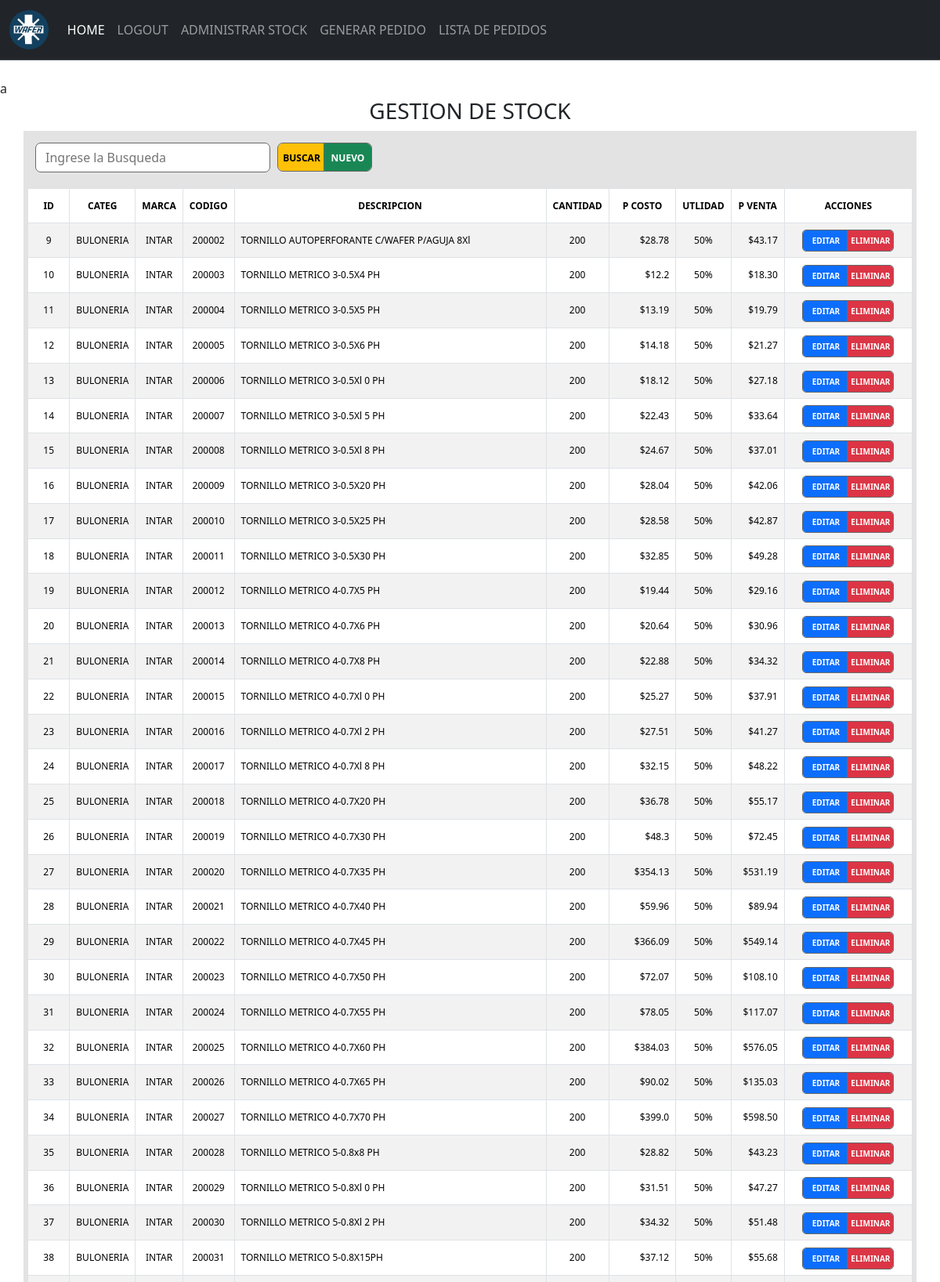
/stock/ (signed in, upper part), run on the app's committed database.
### stock/models.py (models this page shows, shortened)
class Producto(models.Model):
    categoria = models.ForeignKey(Categorias, on_delete=models.CASCADE)
    marca = models.ForeignKey(Marcas, on_delete=models.CASCADE)
    codigo = models.IntegerField()
    descripcion = models.CharField(max_length = 150)
    cantidad = models.IntegerField()
    precioCosto = models.FloatField(default=0.0)
    utilidad = models.ForeignKey(Utilidad, on_delete=models.CASCADE)
    precioPublico= models.FloatField(default=0.0)

class Categorias (models.Model):
    catNom = models.CharField(max_length = 50)
    catDescripcion= models.CharField(max_length=100)

class Marcas(models.Model):
    marcaNom = models.CharField(max_length = 50)
    marcaDescripcion= models.CharField(max_length=100)

class Utilidad(models.Model):
    utilValor = models.FloatField()
    utilDescripcion = models.CharField(max_length = 100)

### stock/views.py (the view)
# urls.py: path('',include('stock.urls')),
@login_required
def stock(request):
    form = ProductoBusqueda()
    if request.method == 'GET':
        print('va el GET')
        productos = Producto.objects.all()
        for producto in productos:
            producto.precioPublico= floatformat(producto.precioCosto*producto.utilidad.utilValor,2)
        return render(request, 'stock.html', {
            'form': form,
            'productos': productos
            })

### stock/forms.py
class ProductoBusqueda(forms.Form):
    descripcion = forms.CharField(
        max_length=50,
        label= '',
        widget=forms.TextInput(attrs={'class': 'form-control-outline','style': 'width: 300px;','placeholder':'Ingrese la Busqueda'})
    )

### stock/context_processor.py (called while the page is built)
def total_carrito(request):
    total = 0
    if request.user.is_authenticated:
        if "carrito" in request.session.keys():
            for key, value in request.session["carrito"].items():
                total += float(value["acumulado"])
    total = round(total, 2)
    return {"total_carrito": total}

### stock/templates/stock.html (shortened to what this page needs)
{% extends 'base.html' %} {% block content %} {% load static %}
<link rel="stylesheet" href="{% static '/css/stock.css' %}"> a
<div class="container">
    <div class="row">
        <div class="col-12 align-self-center">
            <h3>GESTION DE STOCK</h3>
        </div>
    </div>
    <div class="row">
        <div class="col-md-6 d-flex align-items-center" style="background-color:  #e3e3e3; padding: 5px;">
            <form class="d-flex align-items-center" method="post" action="{% url 'buscar' %}" style="padding: 5px;">
                <div class="d-flex align-items-center justify-content-center" style="padding: 5px;">
                    {{ form }}
                </div>
                <div style="padding: 5px;" class="btn-group">
                    <button type="submit" class="btn btn-warning">BUSCAR</button>
                    <a class="btn btn-success" href="{% url 'nuevo' %}">NUEVO</a>
                </div>
            </form>
        </div>
        <div class="col-md-6 d-flex align-items-center" style="background-color: #e3e3e3; padding: 5px; ">
        </div>
    </div>
    <div class="row">
        <div class="col" style="background-color: #e3e3e3; padding: 5px;">
            <div class="table-responsive">
                <table id="tabla" class="table table-striped table-bordered table-hover">
                    <thead>
                        <tr class="encabezados">
                            <th scope="col">ID</th>
                            <th scope="col">CATEG</th>
                            <th scope="col">MARCA</th>
                            <th scope="col">CODIGO</th>
                            <th scope="col">DESCRIPCION</th>
                            <th scope="col">CANTIDAD</th>
                            <th scope="col">P COSTO</th>
                            <th scope="col">UTLIDAD</th>
                            <th scope="col">P VENTA</th>
                            <th scope="col">ACCIONES</th>
                        </tr>
                    </thead>
                    <tbody>
                        {% for producto in productos %}
                        <tr class="contenido">
                            <td scope="row" class="columNum">{{ producto.id }}</td>
                            <td class="columCategoria">{{ producto.categoria.catNom }}</td>
                            <td class="columMarca">{{ producto.marca.marcaNom }}</td>
                            <td class="columNum">{{ producto.codigo }}</td>
                            <td class="columDescripcion">{{ producto.descripcion }}</td>
                            <td class="columNum">{{ producto.cantidad }}</td>
                            <td class="columMoneda">${{ producto.precioCosto }}</td>
                            <td class="columUtilidad">{{ producto.utilidad.utilDescripcion}}</td>
                            <td class="columMoneda">${{ producto.precioPublico}}</td>
                            <td class="centrarbotones">
                                <div class="btn-group">
                                    <a class="btn btn-primary btn-sm " href="{% url 'actualizar' id=producto.id %}">EDITAR</a>
                                    <a class="btn btn-danger btn-sm" href="{% url 'eliminar' id=producto.id %}">ELIMINAR</a>
                                </div>
                            </td>
                        </tr>
                        {% endfor %}
                    </tbody>
                </table>
            </div>
        </div>
    </div>
</div>
{% endblock %}

### stock/templates/base.html (shortened to what this page needs)
{% load static %}
<!DOCTYPE html>
<html lang="en">
<head>
    <link href="https://cdn.jsdelivr.net/npm/bootstrap@5.3.2/dist/css/bootstrap.min.css" rel="stylesheet">
    <link href="https://getbootstrap.com/docs/5.3/assets/css/docs.css" rel="stylesheet">
</head>
<nav class="navbar navbar-expand-lg bg-dark border-bottom border-body" data-bs-theme="dark">
    <div class="container-fluid">
        <a class="navbar-brand" href=""><img src="{% static '/images/logowafer.svg' %} " alt="Logo" height="50">
        </a>
        <div class="collapse navbar-collapse" id="navbarNav">
            <ul class="navbar-nav">
                <li class="nav-item">
                    <a class="nav-link active" aria-current="page" href="/">HOME</a>
                </li>
                {% if user.is_authenticated %}
                <li class="nav-item">
                    <a class="nav-link" href="/logout">LOGOUT</a>
                </li>
                <li class="nav-item">
                    <a class="nav-link" href="/stock">ADMINISTRAR STOCK</a>
                </li>
                <li class="nav-item">
                    <a class="nav-link" href="/pedidos">GENERAR PEDIDO</a>
                </li>
                <li class="nav-item">
                    <a class="nav-link" href="/listapedidos">LISTA DE PEDIDOS</a>
                </li>
                {%endif%}
            </ul>
        </div>
    </div>
</nav>
<br>
<body>
    {% block content %} {% endblock %}
</body>
</html>

### stock/static/css/stock.css (style rules this page uses)
.row .col-12 { text-align: center; }
.columMoneda { text-align: right; }
.columNum { text-align: center; }
.columCategoria { text-align: center; }
.columMarca { text-align: center; }
.columDescripcion { text-align: left; }
.columUtilidad { text-align: center; }
.centrarbotones { text-align: center; }
.table { font-size: 12px; width: 100%; border-collapse: collapse; line-height: 27px; padding: 2px; }
.table-responsive { text-align: center; align-items: center; }
.table td:nth-child(1), .table th:nth-child(1) { width: 5%; text-align: center; }
.table td:nth-child(2), .table th:nth-child(2) { width: 5%; }
.table td:nth-child(3), .table th:nth-child(3) { width: 5%; }
.table td:nth-child(4), .table th:nth-child(4) { width: 5%; }
.table td:nth-child(5) { width: 40%; text-align: left; }
.table th:nth-child(5) { width: 40%; text-align: center; }
.table td:nth-child(6), .table th:nth-child(6) { width: 5%; align-items: center; }
.table td:nth-child(7), .table th:nth-child(7) { width: 8%; }
.table td:nth-child(8), .table th:nth-child(8) { width: 5%; }
.table td:nth-child(9), .table th:nth-child(9) { width: 5%; }
.table td:nth-child(10), .table th:nth-child(10) { width: 15%; }
.btn { width: 58px; height: 26px; padding: 1px; font-size: 10px; font-weight: bold; text-align: center; line-height: 22px; outline-color: dimgrey; outline-style: solid; outline-width: 1px; }
.btn-warning { width: 60px; height: 35px; ; padding: 1px; font-size: 12px; font-weight: bold; text-align: center; line-height: 33px; display: flex; justify-content: center; vertical-align: middle; outline-color: dimgrey; outline-style: solid; outline-width: 1px; }
.btn-success { width: 60px; height: 35px; ; padding: 1px; font-size: 12px; font-weight: bold; text-align: center; line-height: 33px; display: flex; justify-content: center; vertical-align: middle; outline-color: dimgrey; outline-style: solid; outline-width: 1px; }
.encabezados { text-align: center; }
.form-control-outline { width: 400px; border: 1px solid dimgrey; padding: 0.375rem 0.75rem; border-radius: 7px; }

### data on the page
Producto: id "9", categoria.catNom "BULONERIA", marca.marcaNom "INTAR", codigo "200002", descripcion "TORNILLO AUTOPERFORANTE C/WAFER P/AGUJA 8Xl", cantidad "200", precioCosto "28.78", utilidad.utilDescripcion "50%", precioPublico "43.17"
Producto: id "10", categoria.catNom "BULONERIA", marca.marcaNom "INTAR", codigo "200003", descripcion "TORNILLO METRICO 3-0.5X4 PH", cantidad "200", precioCosto "12.2", utilidad.utilDescripcion "50%", precioPublico "18.30"
Producto: id "11", categoria.catNom "BULONERIA", marca.marcaNom "INTAR", codigo "200004", descripcion "TORNILLO METRICO 3-0.5X5 PH", cantidad "200", precioCosto "13.19", utilidad.utilDescripcion "50%", precioPublico "19.79"
Producto: id "12", categoria.catNom "BULONERIA", marca.marcaNom "INTAR", codigo "200005", descripcion "TORNILLO METRICO 3-0.5X6 PH", cantidad "200", precioCosto "14.18", utilidad.utilDescripcion "50%", precioPublico "21.27"
Producto: id "13", categoria.catNom "BULONERIA", marca.marcaNom "INTAR", codigo "200006", descripcion "TORNILLO METRICO 3-0.5Xl 0 PH", cantidad "200", precioCosto "18.12", utilidad.utilDescripcion "50%", precioPublico "27.18"
Producto: id "14", categoria.catNom "BULONERIA", marca.marcaNom "INTAR", codigo "200007", descripcion "TORNILLO METRICO 3-0.5Xl 5 PH", cantidad "200", precioCosto "22.43", utilidad.utilDescripcion "50%", precioPublico "33.64"
Producto: id "15", categoria.catNom "BULONERIA", marca.marcaNom "INTAR", codigo "200008", descripcion "TORNILLO METRICO 3-0.5Xl 8 PH", cantidad "200", precioCosto "24.67", utilidad.utilDescripcion "50%", precioPublico "37.01"
Producto: id "16", categoria.catNom "BULONERIA", marca.marcaNom "INTAR", codigo "200009", descripcion "TORNILLO METRICO 3-0.5X20 PH", cantidad "200", precioCosto "28.04", utilidad.utilDescripcion "50%", precioPublico "42.06"
Producto: id "17", categoria.catNom "BULONERIA", marca.marcaNom "INTAR", codigo "200010", descripcion "TORNILLO METRICO 3-0.5X25 PH", cantidad "200", precioCosto "28.58", utilidad.utilDescripcion "50%", precioPublico "42.87"
Producto: id "18", categoria.catNom "BULONERIA", marca.marcaNom "INTAR", codigo "200011", descripcion "TORNILLO METRICO 3-0.5X30 PH", cantidad "200", precioCosto "32.85", utilidad.utilDescripcion "50%", precioPublico "49.28"
Producto: id "19", categoria.catNom "BULONERIA", marca.marcaNom "INTAR", codigo "200012", descripcion "TORNILLO METRICO 4-0.7X5 PH", cantidad "200", precioCosto "19.44", utilidad.utilDescripcion "50%", precioPublico "29.16"
Producto: id "20", categoria.catNom "BULONERIA", marca.marcaNom "INTAR", codigo "200013", descripcion "TORNILLO METRICO 4-0.7X6 PH", cantidad "200", precioCosto "20.64", utilidad.utilDescripcion "50%", precioPublico "30.96"
Producto: id "21", categoria.catNom "BULONERIA", marca.marcaNom "INTAR", codigo "200014", descripcion "TORNILLO METRICO 4-0.7X8 PH", cantidad "200", precioCosto "22.88", utilidad.utilDescripcion "50%", precioPublico "34.32"
Producto: id "22", categoria.catNom "BULONERIA", marca.marcaNom "INTAR", codigo "200015", descripcion "TORNILLO METRICO 4-0.7Xl 0 PH", cantidad "200", precioCosto "25.27", utilidad.utilDescripcion "50%", precioPublico "37.91"
Producto: id "23", categoria.catNom "BULONERIA", marca.marcaNom "INTAR", codigo "200016", descripcion "TORNILLO METRICO 4-0.7Xl 2 PH", cantidad "200", precioCosto "27.51", utilidad.utilDescripcion "50%", precioPublico "41.27"
Producto: id "24", categoria.catNom "BULONERIA", marca.marcaNom "INTAR", codigo "200017", descripcion "TORNILLO METRICO 4-0.7Xl 8 PH", cantidad "200", precioCosto "32.15", utilidad.utilDescripcion "50%", precioPublico "48.22"
Producto: id "25", categoria.catNom "BULONERIA", marca.marcaNom "INTAR", codigo "200018", descripcion "TORNILLO METRICO 4-0.7X20 PH", cantidad "200", precioCosto "36.78", utilidad.utilDescripcion "50%", precioPublico "55.17"
Producto: id "26", categoria.catNom "BULONERIA", marca.marcaNom "INTAR", codigo "200019", descripcion "TORNILLO METRICO 4-0.7X30 PH", cantidad "200", precioCosto "48.3", utilidad.utilDescripcion "50%", precioPublico "72.45"
Producto: id "27", categoria.catNom "BULONERIA", marca.marcaNom "INTAR", codigo "200020", descripcion "TORNILLO METRICO 4-0.7X35 PH", cantidad "200", precioCosto "354.13", utilidad.utilDescripcion "50%", precioPublico "531.19"
Producto: id "28", categoria.catNom "BULONERIA", marca.marcaNom "INTAR", codigo "200021", descripcion "TORNILLO METRICO 4-0.7X40 PH", cantidad "200", precioCosto "59.96", utilidad.utilDescripcion "50%", precioPublico "89.94"
Producto: id "29", categoria.catNom "BULONERIA", marca.marcaNom "INTAR", codigo "200022", descripcion "TORNILLO METRICO 4-0.7X45 PH", cantidad "200", precioCosto "366.09", utilidad.utilDescripcion "50%", precioPublico "549.14"
Producto: id "30", categoria.catNom "BULONERIA", marca.marcaNom "INTAR", codigo "200023", descripcion "TORNILLO METRICO 4-0.7X50 PH", cantidad "200", precioCosto "72.07", utilidad.utilDescripcion "50%", precioPublico "108.10"
Producto: id "31", categoria.catNom "BULONERIA", marca.marcaNom "INTAR", codigo "200024", descripcion "TORNILLO METRICO 4-0.7X55 PH", cantidad "200", precioCosto "78.05", utilidad.utilDescripcion "50%", precioPublico "117.07"
Producto: id "32", categoria.catNom "BULONERIA", marca.marcaNom "INTAR", codigo "200025", descripcion "TORNILLO METRICO 4-0.7X60 PH", cantidad "200", precioCosto "384.03", utilidad.utilDescripcion "50%", precioPublico "576.05"
Producto: id "33", categoria.catNom "BULONERIA", marca.marcaNom "INTAR", codigo "200026", descripcion "TORNILLO METRICO 4-0.7X65 PH", cantidad "200", precioCosto "90.02", utilidad.utilDescripcion "50%", precioPublico "135.03"
Producto: id "34", categoria.catNom "BULONERIA", marca.marcaNom "INTAR", codigo "200027", descripcion "TORNILLO METRICO 4-0.7X70 PH", cantidad "200", precioCosto "399.0", utilidad.utilDescripcion "50%", precioPublico "598.50"
Producto: id "35", categoria.catNom "BULONERIA", marca.marcaNom "INTAR", codigo "200028", descripcion "TORNILLO METRICO 5-0.8x8 PH", cantidad "200", precioCosto "28.82", utilidad.utilDescripcion "50%", precioPublico "43.23"
Producto: id "36", categoria.catNom "BULONERIA", marca.marcaNom "INTAR", codigo "200029", descripcion "TORNILLO METRICO 5-0.8Xl 0 PH", cantidad "200", precioCosto "31.51", utilidad.utilDescripcion "50%", precioPublico "47.27"
Producto: id "37", categoria.catNom "BULONERIA", marca.marcaNom "INTAR", codigo "200030", descripcion "TORNILLO METRICO 5-0.8Xl 2 PH", cantidad "200", precioCosto "34.32", utilidad.utilDescripcion "50%", precioPublico "51.48"
Producto: id "38", categoria.catNom "BULONERIA", marca.marcaNom "INTAR", codigo "200031", descripcion "TORNILLO METRICO 5-0.8X15PH", cantidad "200", precioCosto "37.12", utilidad.utilDescripcion "50%", precioPublico "55.68"
